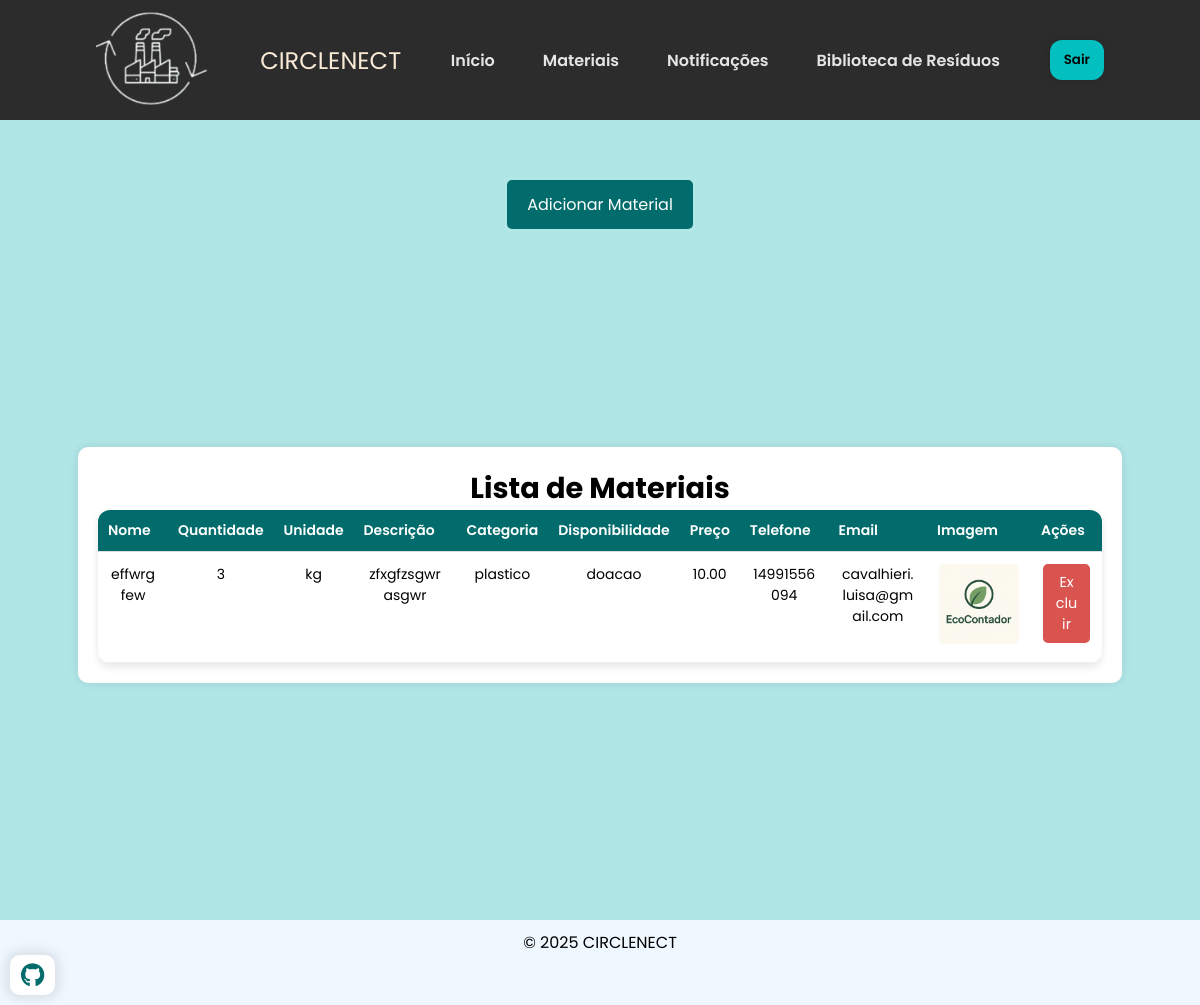
/html/materiais.php (signed in), run on the app's committed database.
### tables this page shows
CREATE TABLE `materiais` (
  `id` int(11) NOT NULL,
  `id_usuario` int(11) NOT NULL,
  `nome` varchar(255) NOT NULL,
  `quantidade` int(11) NOT NULL CHECK (`quantidade` >= 0),
  `unidade` varchar(50) NOT NULL,
  `descricao` text NOT NULL,
  `categoria` varchar(100) NOT NULL,
  `disponibilidade` varchar(50) NOT NULL,
  `preco` decimal(10,2) DEFAULT 0.00,
  `telefone` varchar(20) NOT NULL,
  `email` varchar(255) NOT NULL,
  `imagem` varchar(255) DEFAULT NULL
);

### html/materiais.php (the view, shortened to what this page needs)
<!DOCTYPE html>
<?php
$servername = "localhost";
$username = "root";
$password = "";
$dbname = "circlenect";
$connection = new mysqli($servername, $username, $password, $dbname);
$id_usuario = $_SESSION['id_usuario'] ?? null;
?>
<html lang="pt-BR">
<head>
    <link rel="stylesheet" href="https://cdnjs.cloudflare.com/ajax/libs/font-awesome/6.5.1/css/all.min.css" />
    <link rel="stylesheet" href="css/style.css">
    <link rel="stylesheet" href="css/essencial.css">
</head>
<body>
    <header>
        <nav id="navbar">
            <img src="../img/logo.png" alt="Logo" id="nav_logo" style="height: 100px;">
            <span style="font-size: 1.5rem; color: antiquewhite;">CIRCLENECT</span>
            <ul id="nav_list">
                <li class="nav-item">
                    <a href="telaprincipal.php">Início</a>
                </li>
                <li class="nav-item">
                    <a href="materiais.php">Materiais</a>
                </li>
                <li class="nav-item"><a href="notificacoes.php">Notificações</a></li>
                <li class="nav-item"><a href="biblioteca.html">Biblioteca de Resíduos</a></li>
            </ul>
            <button id="login_button" class="btn-default">
                <a href="index.html" style="color: inherit; text-decoration: none;">Sair</a>
            </button>
        </nav>
    </header>
    <main id="content">
        <section>
            <div class="btn_add">
                <button id="open_form_button">Adicionar Material</button>
               </div>
        <div class="container">
                <h2>Lista de Materiais</h2>
        <table>
            <thead>
                <tr>
                    <th>Nome</th>
                    <th>Quantidade</th>
                    <th>Unidade</th>
                    <th>Descrição</th>
                    <th>Categoria</th>
                    <th>Disponibilidade</th>
                    <th>Preço</th>
                    <th>Telefone</th>
                    <th>Email</th>
                    <th>Imagem</th>
                    <th>Ações</th>
                </tr>
            </thead>
            <tbody>
            <?php
$query = "SELECT * FROM materiais WHERE id_usuario = ?";
$stmt = $connection->prepare($query);
$stmt->bind_param("i", $id_usuario);
$stmt->execute();
$result = $stmt->get_result();
    if ($result->num_rows > 0) {
        while ($row = $result->fetch_assoc()) {
            echo "<tr>";
            echo "<td>" . htmlspecialchars($row['nome']) . "</td>";
            echo "<td>" . htmlspecialchars($row['quantidade']) . "</td>";
            echo "<td>" . htmlspecialchars($row['unidade']) . "</td>";
            echo "<td>" . htmlspecialchars($row['descricao']) . "</td>";
            echo "<td>" . htmlspecialchars($row['categoria']) . "</td>";
            echo "<td>" . htmlspecialchars($row['disponibilidade']) . "</td>";
            echo "<td>" . htmlspecialchars($row['preco']) . "</td>";
            echo "<td>" . htmlspecialchars($row['telefone']) . "</td>";
            echo "<td>" . htmlspecialchars($row['email']) . "</td>";
            echo "<td><img src='" . htmlspecialchars($row['imagem']) . "' alt='Imagem do Material' style='width: 80px; height: auto; border-radius: 5px;'></td>";
            echo "<td><button class='delete-btn' data-id='" . $row['id'] . "'>Excluir</button></td>";
            echo "</tr>";
        }
    } else {
        echo "<tr><td colspan='10'>Nenhum material encontrado</td></tr>";
    }
    ?>
            </tbody>
        </table>
        </div>
        </section>
    <footer>
        <div id="footer_items">
            <span id="copyright">
                &copy 2025 CIRCLENECT
            </span>
            <div class="social-media-buttons">
                <a href="https://github.com/cavalhieriluisa">
                    <i class="fa-brands fa-github"></i>
                </a>
            </div>
        </div>
    </footer>
</body>
</html>

### html/css/style.css (style rules this page uses)
:root { --color-primary-1: #b0e6e6; --color-primary-2: #81d4d4; --color-primary-3: #52c2c2; --color-primary-4: #22b0b0; --color-primary-5: #04bfbf; --color-primary-6: #026b6b; --color-neutral-0: #fff; --color-neutral-1: #1d1d1d; }
* { font-family: 'Poppins', sans-serif; margin: 0; padding: 0; box-sizing: border-box; }
html { scroll-behavior: smooth; }
body { background-color: var(--color-primary-1); min-height: 100vh; }
.btn-default { border: none; display: flex; align-items: center; justify-content: center; background-color: var(--color-primary-5); border-radius: 12px; padding: 10px 14px; font-weight: 600; box-shadow: 0px 0px 10px 2px rgba(0, 0, 0, 0.1); cursor: pointer; transition: background-color 0.3s ease; }
.social-media-buttons { display: flex; gap: 18px; }
.social-media-buttons a { display: flex; align-items: center; justify-content: center; width: 45px; height: 40px; background-color: var(--color-neutral-0); font-size: 1.25rem; border-radius: 10px; text-decoration: none; color: var(--color-neutral-1); box-shadow: 0px 0px 12px 4px rgba(0, 0, 0, 0.1); transition: box-shadow 0.3s ease; }
footer { text-align: center; padding: 20px; background-color: aliceblue; position: relative; }
footer .social-media-buttons a { margin: 0 10px; color: var(--color-primary-6); font-size: 1.5rem; text-decoration: none; }

### html/css/essencial.css (style rules this page uses)
.container { margin: auto; background: white; padding: 20px; border-radius: 10px; box-shadow: 0px 0px 10px rgba(0, 0, 0, 0.1); max-width: 90%; overflow: hidden; }
table { width: 100%; border-collapse: collapse; }
th, td { padding: 10px; text-align: left; border-bottom: 1px solid #ddd; word-wrap: break-word; }
th { background-color: #04bfbf; color: white; }

### html/css/header.css (style rules this page uses)
header { width: 100%; padding: 10px 8%; position: sticky; top: 0; background-color: rgb(45, 44, 44); z-index: 3; }
#navbar { width: 100%; display: flex; align-items: center; justify-content: space-between; }
#nav_logo { font-size: 24px; color: var(--color-primary-6); }
#nav_list { display: flex; list-style: none; gap: 48px; }
.nav-item a { text-decoration: none; color: #ffffffe0; font-weight: 600; }

### html/materiais.php (style rules this page uses)
section { min-height: 100vh; font-size: larger; display: flex; flex-direction: column; justify-content: center; align-items: center; padding: 40px 20px; text-align: center; }
.container table { width: 100%; border-collapse: separate; border-spacing: 0; overflow-x: auto; background-color: #fff; box-shadow: 0 4px 8px rgba(0,0,0,0.1); border-radius: 12px; overflow: hidden; }
.container th { background-color: #026b6b; color: #fff; text-align: left; font-weight: 600; font-size: 14px; position: sticky; top: 0; z-index: 1; }
.container td { padding: 12px; font-size: 14px; border-bottom: 1px solid #eee; word-break: break-word; vertical-align: top; text-align: center; }
.btn_add { display: flex; justify-content: center; margin: 20px 0; }
#open_form_button { background-color: #026b6b; color: white; border: none; padding: 12px 20px; font-size: 1rem; cursor: pointer; border-radius: 5px; transition: background 0.3s ease; }
.delete-btn { background-color: #d9534f; color: white; border: none; padding: 8px 12px; font-size: 0.9rem; cursor: pointer; border-radius: 5px; transition: background 0.3s ease, transform 0.2s ease; }
footer { position: relative; bottom: 0; left: 0; width: 100%; padding: 10px 0; }

### data on the page
materiais: nome "effwrgfew", quantidade "3", unidade "kg", descricao "zfxgfzsgwrasgwr", categoria "plastico", disponibilidade "doacao", preco "10.00", telefone "14991556094", email "cavalhieri.luisa@gmail.com", imagem (picture)
